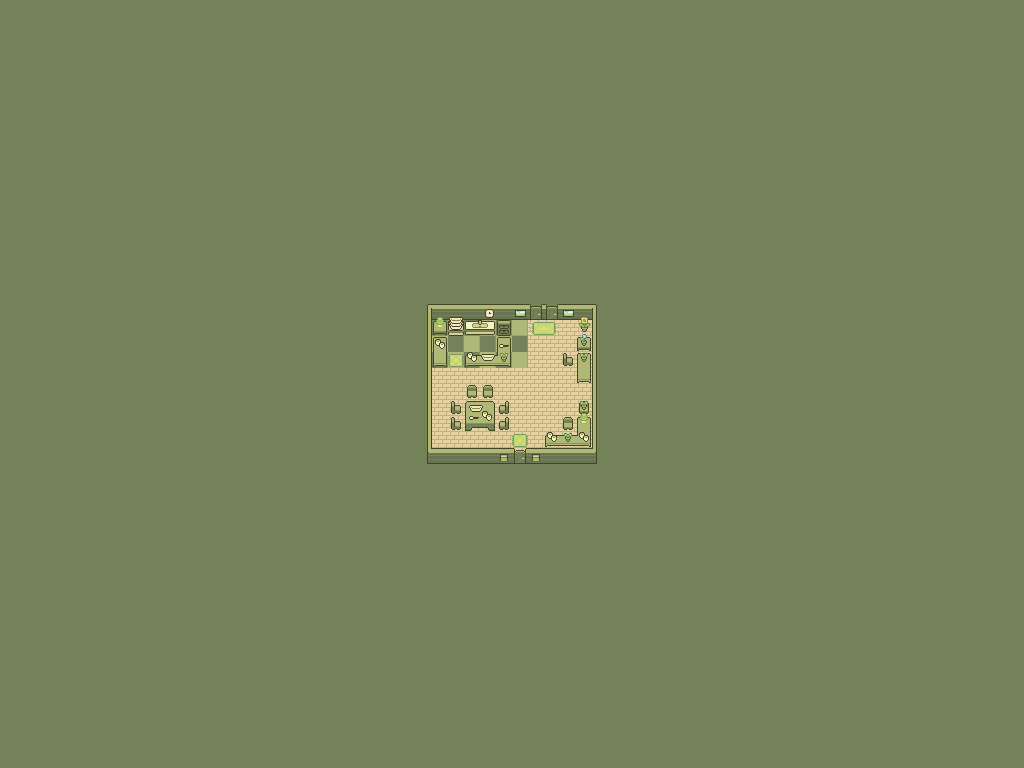

Tiled map render using the project's own tile images. Description and the map definition, with tile-layer contents summarised, below:
An orthogonal 64x48 tile map with 16x16 px tiles, 10 tile layers (Background, Walls, Furniture01, Furniture02, ...), 4 tilesets and 25 objects.

<map version="1.10" tiledversion="1.11.2" orientation="orthogonal" renderorder="right-down" width="64" height="48" tilewidth="16" tileheight="16" infinite="0" nextlayerid="15" nextobjectid="31">
 <editorsettings>
  <export target="houseMap.lua" format="lua" />
 </editorsettings>
 <tileset firstgid="1" name="furniture" tilewidth="16" tileheight="16" tilecount="54" columns="9">
  <image source="tilesets/furniture.png" width="144" height="96" />
 </tileset>
 <tileset firstgid="55" name="house" tilewidth="16" tileheight="16" tilecount="35" columns="7">
  <image source="tilesets/house.png" width="112" height="80" />
 </tileset>
 <tileset firstgid="90" name="grass" tilewidth="16" tileheight="16" tilecount="77" columns="11">
  <image source="tilesets/grass.png" width="176" height="112" />
 </tileset>
 <tileset firstgid="167" name="Simple_Milk_and_grass_item" tilewidth="16" tileheight="16" tilecount="4" columns="4">
  <image source="tilesets/Simple_Milk_and_grass_item.png" width="64" height="16" />
 </tileset>
 <layer id="2" name="Background" width="64" height="48">
  <data>[3072 cells, 3072 non-empty, 3 distinct tile ids]</data>
 </layer>
 <layer id="1" name="Walls" width="64" height="48" offsetx="16" offsety="-32">
  <data>[3072 cells, 120 non-empty, 14 distinct tile ids]</data>
 </layer>
 <layer id="3" name="Furniture01" width="64" height="48">
  <data>[3072 cells, 28 non-empty, 11 distinct tile ids]</data>
 </layer>
 <layer id="4" name="Furniture02" width="64" height="48" offsetx="16" offsety="0">
  <data>[3072 cells, 11 non-empty, 10 distinct tile ids]</data>
 </layer>
 <layer id="6" name="Furniture03" width="64" height="48" offsetx="16" offsety="16">
  <data>[3072 cells, 10 non-empty, 7 distinct tile ids]</data>
 </layer>
 <layer id="5" name="Decor01" width="64" height="48" offsetx="0" offsety="-3.75">
  <data>[3072 cells, 13 non-empty, 7 distinct tile ids]</data>
 </layer>
 <layer id="9" name="Plates" width="64" height="48" offsetx="4.75" offsety="0.75">
  <data>[3072 cells, 1 non-empty, 1 distinct tile ids]</data>
 </layer>
 <objectgroup id="13" name="Walls" visible="0">
  <object id="2" x="433.25" y="320.5" width="13" height="45.25" />
  <object id="3" x="448.25" y="320.75" width="63" height="10.75" />
  <object id="4" x="497" y="335.75" width="13.25" height="26.5" />
  <object id="5" x="466.75" y="354" width="29.5" height="7.75" />
  <object id="8" x="466.25" y="383.75" width="25.75" height="7.25" />
  <object id="9" x="465" y="399.75" width="29" height="23.75" />
  <object id="10" x="498.75" y="400" width="9.5" height="29.5" />
  <object id="11" x="451" y="399.5" width="9.75" height="30" />
  <object id="12" x="427.5" y="303.75" width="4" height="148.5" />
  <object id="13" x="431.5" y="448" width="163.75" height="4.25" />
  <object id="14" x="592" y="304" width="3.75" height="143.75" />
  <object id="15" x="431.25" y="302.75" width="98.25" height="17" />
  <object id="16" x="541.25" y="303.5" width="6.25" height="16.75" />
  <object id="17" x="557.25" y="304" width="34.5" height="15.75" />
  <object id="18" x="577.75" y="337.5" width="12.25" height="12" />
  <object id="19" x="578.75" y="316.75" width="10.5" height="9.75" />
  <object id="20" x="564" y="352.25" width="9.5" height="13" />
  <object id="21" x="577.25" y="352.25" width="13.25" height="26.75" />
  <object id="22" x="577" y="401.5" width="13.75" height="44" />
  <object id="24" x="546.25" y="435.5" width="32.5" height="9.25" />
  <object id="25" x="563" y="417" width="9.5" height="5.75" />
  <object id="26" x="529.25" y="302" width="29.25" height="18" />
 </objectgroup>
 <objectgroup id="14" name="Portals" visible="0">
  <object id="27" x="531" y="306.75" width="10.25" height="12.5">
   <properties>
    <property name="spawnX" type="float" value="558" />
    <property name="spawnY" type="float" value="430" />
    <property name="targetMap" value="maps/duckyroomMap.lua" />
   </properties>
  </object>
  <object id="28" x="547.273" y="305.818" width="10.1818" height="13.0909">
   <properties>
    <property name="spawnX" type="float" value="558" />
    <property name="spawnY" type="float" value="430" />
    <property name="targetMap" value="maps/parentroomMap.lua" />
   </properties>
  </object>
  <object id="30" x="513.5" y="446.5" width="12.5" height="16.75">
   <properties>
    <property name="targetMap" value="maps/frontyardMap.lua" />
   </properties>
  </object>
 </objectgroup>
 <layer id="10" name="Cups" width="64" height="48" offsetx="-1.25" offsety="8">
  <data>[3072 cells, 1 non-empty, 1 distinct tile ids]</data>
 </layer>
 <layer id="12" name="Clock" width="64" height="48" offsetx="-15.0625" offsety="1.5625">
  <data>[3072 cells, 1 non-empty, 1 distinct tile ids]</data>
 </layer>
 <layer id="11" name="Spoon" width="64" height="48" offsetx="2.25" offsety="-8.75">
  <data>[3072 cells, 1 non-empty, 1 distinct tile ids]</data>
 </layer>
</map>
